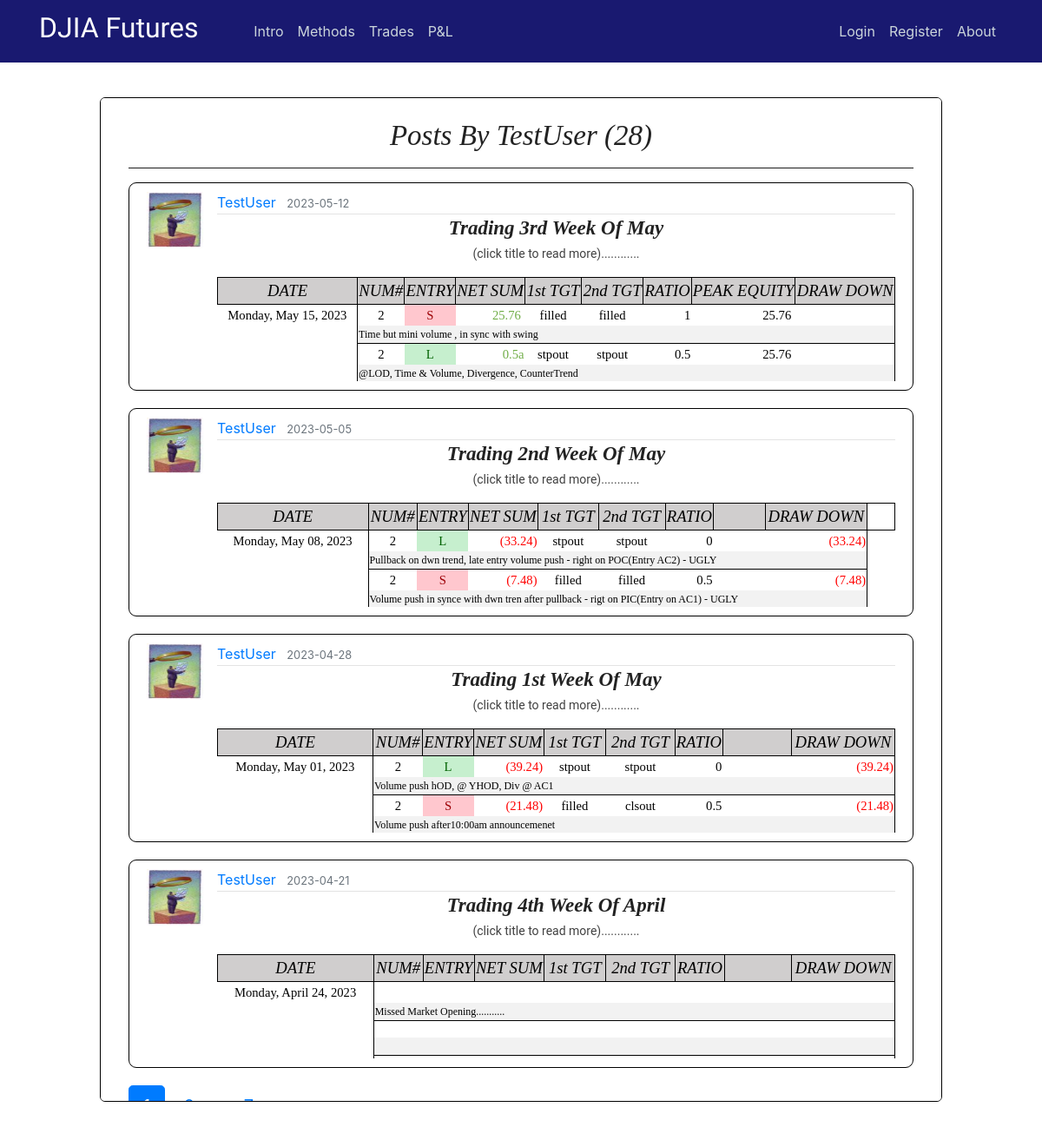
Page /user/TestUser on the committed database.
### flaskblog/models.py (models this page shows, shortened)
class User(db.Model, UserMixin):
    id = db.Column(db.Integer, primary_key=True)
    username = db.Column(db.String(20), unique=True, nullable=False)
    email = db.Column(db.String(120), unique=True, nullable=False)
    image_file = db.Column(db.String(20), nullable=False, default='default.jpg')
    password = db.Column(db.String(60), nullable=False)
    posts = db.relationship('Post', backref='author', lazy=True)

class Post(db.Model):
    id = db.Column(db.Integer, primary_key=True)
    title = db.Column(db.String(100), nullable=False)
    date_posted = db.Column(db.DateTime, nullable=False, default=datetime.utcnow)
    content = db.Column(db.Text, nullable=False)
    user_id = db.Column(db.Integer, db.ForeignKey('user.id'), nullable=False)
    teaser_title = db.Column(db.Text, nullable=True)
    teaser_details = db.Column(db.Text, nullable=True)
    teaser_caption = db.Column(db.Text, nullable=True)
    teaser_img = db.Column(db.Text, nullable=True)
    teaser_content = db.Column(db.Text, nullable=True)
    teaser_wkid = db.Column(db.Text, nullable=True)

### flaskblog/users/routes.py (the view)
@users.route("/user/<string:username>")
def user_posts(username):
    page = request.args.get('page', 1, type=int)
    user = User.query.filter_by(username=username).first_or_404()
    posts = Post.query.filter_by(author=user)\
        .order_by(Post.date_posted.desc())\
        .paginate(page=page, per_page=4)
    return render_template('user_posts.html', posts=posts, user=user)

### flaskblog/templates/user_posts.html
{% extends "layout.html" %}
{% block content %}
<div class="intro-page" style="height: 77vh;overflow: auto;">
  <div class="intro-inner-div" style="height:auto;background-color:white;border-radius:5px;">
    <center><br><h1 class="hero-header">Posts by {{ user.username }} ({{ posts.total }})</h1><hr></center>
    {% for post in posts.items %}
        <article class="media content-section" style="max-height:280px;">
          <img class="article-img" src="{{ url_for('static', filename='profile_pics/' + post.author.image_file) }}">
          <div class="media-body">
            <div class="article-metadata">
              <a class="mr-2" href="{{ url_for('users.user_posts', username=post.author.username) }}">{{ post.author.username }}</a>
              <small class="text-muted">{{ post.date_posted.strftime('%Y-%m-%d') }}</small>
            </div>
            <center><a href="{{ url_for('posts.post', post_id=post.id) }}"><h3 class="hero-header"><b>{{ post.title }}</b></h3></a>
            <p class="teaser-content" >(click title to read more)............</p></center>
            <p class="teaser-content" ><div style="overflow:hidden;max-height:120px;">
              {{ post.content|safe }}
            </p>
        </article>
    {% endfor %}
    {% for page_num in posts.iter_pages(left_edge=1, right_edge=1, left_current=1, right_current=2) %}
      {% if page_num %}
        {% if posts.page == page_num %}
          <a class="btn btn-primary btn-lg mb-8" href="{{ url_for('users.user_posts', username=user.username, page=page_num) }}">{{ page_num }}</a>
        {% else %}
          <a class="btn btn-primary-info btn-lg mb-8" href="{{ url_for('users.user_posts', username=user.username, page=page_num) }}">{{ page_num }}</a>
        {% endif %}
      {% else %}
        ...
      {% endif %}
    {% endfor %}
  </div>
</div>
{% endblock content %}

### flaskblog/static/main.css (style rules this page uses)
body { margin-top: 5rem; }
.intro-page { border-radius: 6px; border: 1px solid black; background-color: white; padding-right: 12px; padding-left: 12px; }
.intro-inner-div { height: 75vh; overflow: auto; padding-right: 20px; padding-left: 20px; }
hr { margin-top: 1rem; margin-bottom: 1rem; border: 0; border-top: 1px solid rgba(0, 0, 0, 0.89); }
p.teaser-content { color: #414141; font-size: 14px; font-family: 'Roboto', Arial, 'Helvetica Neue', Helvetica, sans-serif; line-height: 1.5; }
.content-section { background: #ffffff; padding: 10px 20px; border: 1px solid #000000; border-radius: 9px; margin-bottom: 20px; }
.article-img { height: 65px; width: 65px; margin-right: 16px; }
.article-metadata { padding-bottom: 1px; margin-bottom: 4px; border-bottom: 1px solid #e3e3e3 }

### flaskblog/static/study.css (style rules this page uses)
h1.hero-header { color: #222; text-transform: capitalize; font-weight: 400; font-style: italic; font-size: 28px; font-family: Baskerville, 'Baskerville Old Face', 'Hoefler Text', Garamond, 'Times New Roman', serif; }
h3.hero-header { color: #222; text-transform: capitalize; font-weight: 400; font-style: italic; font-size: 28px; font-family: Baskerville, 'Baskerville Old Face', 'Hoefler Text', Garamond, 'Times New Roman', serif; }
h3 { font-weight: 700; line-height: 1; }
@media screen and (min-width: 25rem) { h1.hero-header { font-size: 33px; } }
@media screen and (min-width: 25rem) { h3.hero-header { font-size: 23px; } }

### flaskblog/static/modal.css (style rules this page uses)
img { margin-bottom: -4px; }

### flaskblog/static/stylesheet.css (style rules this page uses)
tr { mso-height-source:auto; mso-ruby-visibility:none; }
col { mso-width-source:auto; mso-ruby-visibility:none; }
td { mso-style-parent:style0; padding-top:1px; padding-right:1px; padding-left:1px; mso-ignore:padding; mso-number-format:"General"; text-align:general; vertical-align:bottom; white-space:nowrap; mso-rotate:0; mso-pattern:auto; mso-background-source:auto; color:#000000; font-size:11.0pt; font-weight:400; font-style:normal; text-decoration:none; font-family:Calibri; mso-generic-font-family:auto; mso-font-charset:134; border:none; mso-protection:locked visible; }
.xl65 { mso-style-parent:style0; text-align:center; mso-pattern:auto none; background:#D0CECE; font-size:14.0pt; font-style:italic; mso-font-charset:134; border:.5pt solid windowtext; }
.xl66 { mso-style-parent:style0; mso-number-format:"0\.00_\)\;\[Red\]\\\(0\.00\\\)"; mso-font-charset:134; }
.xl67 { mso-style-parent:style0; mso-number-format:"0\.00_\)\;\[Red\]\\\(0\.00\\\)"; text-align:center; mso-pattern:auto none; background:#D0CECE; font-size:14.0pt; font-style:italic; mso-font-charset:134; border:.5pt solid windowtext; }
.xl68 { mso-style-parent:style0; mso-number-format:"\[$-F800\]dddd\\\,\\ mmmm\\ dd\\\,\\ yyyy"; text-align:center; mso-font-charset:134; }
.xl69 { mso-style-parent:style0; mso-number-format:"0"; text-align:center; mso-font-charset:134; border-left:.5pt solid windowtext; border-top:.5pt solid windowtext; }
.xl70 { mso-style-parent:style0; text-align:center; mso-font-charset:134; border-top:.5pt solid windowtext; }
.xl71 { mso-style-parent:style0; mso-number-format:"0\.00_\)\;\[Red\]\\\(0\.00\\\)"; text-align:right; mso-font-charset:134; border-top:.5pt solid windowtext; }
.xl72 { mso-style-parent:style0; mso-font-charset:134; border-top:.5pt solid windowtext; }
.xl73 { mso-style-parent:style0; mso-number-format:"0\.00_\)\;\[Red\]\\\(0\.00\\\)"; mso-font-charset:134; border-top:.5pt solid windowtext; }
.xl74 { mso-style-parent:style0; mso-number-format:"0"; text-align:left; vertical-align:top; mso-pattern:auto none; background:#F2F2F2; font-size:9.0pt; font-family:Comic Sans MS; mso-font-charset:134; border-left:.5pt solid windowtext; border-bottom:.5pt solid windowtext; }
.xl81 { mso-style-parent:style0; mso-number-format:"0\.00_\)\;\[Red\]\\\(0\.00\\\)"; mso-font-charset:134; border-top:.5pt solid windowtext; border-right:.5pt solid windowtext; }

### rows in the picture
User: username "TestUser"
Post: image_file (picture), author.username "TestUser", date_posted "2023-05-12", title "Trading 3rd Week Of May", content "DATE NUM# ENTRY NET SUM 1st TGT 2nd TGT RATIO PEAK EQUITY DRAW DOWN Monday, May 15, 2023 2 S 25.76 filled filled 1 25.76 Time but mini volume , in sync with swing 2 L 0.5a stpout stpout 0.5 25.76 @LOD, Time & Volume, Divergence, CounterTrend"
Post: image_file (picture), author.username "TestUser", date_posted "2023-05-05", title "Trading 2nd Week Of May", content "DATE NUM# ENTRY NET SUM 1st TGT 2nd TGT RATIO DRAW DOWN Monday, May 08, 2023 2 L (33.24) stpout stpout 0 (33.24) Pullback on dwn trend, late entry volume push - right on POC(Entry AC2) - UGLY 2 S (7.48) filled filled 0.5 (7.48) Volume push in synce with dwn tren after pullback - rigt on PIC(Entry on AC1) - UGLY"
Post: image_file (picture), author.username "TestUser", date_posted "2023-04-28", title "Trading 1st Week Of May", content "DATE NUM# ENTRY NET SUM 1st TGT 2nd TGT RATIO DRAW DOWN Monday, May 01, 2023 2 L (39.24) stpout stpout 0 (39.24) Volume push hOD, @ YHOD, Div @ AC1 2 S (21.48) filled clsout 0.5 (21.48) Volume push after10:00am announcemenet"
Post: image_file (picture), author.username "TestUser", date_posted "2023-04-21", title "Trading 4th Week Of April", content "DATE NUM# ENTRY NET SUM 1st TGT 2nd TGT RATIO DRAW DOWN Monday, April 24, 2023 Missed Market Opening..........."

### other values in the picture
{{ posts.total }} "28"
